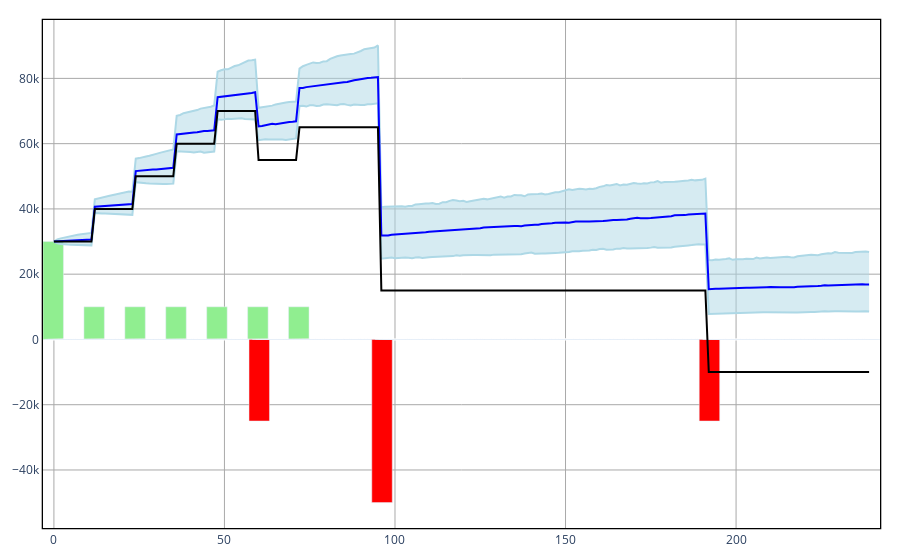

The cell this chart's notebook holds for it:
### Code cell
problem.check_feasibility()
problem.get_feasibility()
ALM.display(problem,bar_width = 6)

### Figure 1 — Plotly figure (JSON) as saved in the notebook; plotly's stock layout.template omitted (floating-point values rounded to 4 significant figures; data arrays with more than 128 entries replaced by an {"elided": "..."} marker saying what was removed)
{"data": [{"line": {"color": "lightblue"}, "mode": "lines", "name": "95% quantile", "type": "scatter", "x": {"elided": "240 int values"}, "y": {"elided": "240 float values"}}, {"fill": "tonexty", "line": {"color": "lightblue"}, "mode": "lines", "name": "5% quantile", "type": "scatter", "x": {"elided": "240 int values"}, "y": {"elided": "240 float values"}}, {"line": {"color": "blue"}, "mode": "lines", "name": "50% quantile", "type": "scatter", "x": {"elided": "240 int values"}, "y": {"elided": "240 float values"}}, {"marker": {"color": "lightgreen"}, "name": "Assets", "type": "bar", "width": 6, "x": {"elided": "240 int values"}, "y": {"elided": "240 int values"}}, {"marker": {"color": "red"}, "name": "Liabilities", "type": "bar", "width": 6, "x": {"elided": "240 int values"}, "y": {"elided": "240 int values"}}, {"line": {"color": "black"}, "mode": "lines", "name": "Assets-Liabilities", "type": "scatter", "x": {"elided": "240 int values"}, "y": {"elided": "240 int values"}}], "layout": {"margin": {"b": 20, "l": 20, "r": 20, "t": 20}, "paper_bgcolor": "white", "plot_bgcolor": "white", "showlegend": false, "xaxis": {"gridcolor": "darkgray", "gridwidth": 1, "linecolor": "black", "linewidth": 1.3, "mirror": true, "showgrid": true, "showline": true}, "yaxis": {"gridcolor": "darkgray", "gridwidth": 1, "linecolor": "black", "linewidth": 1.3, "mirror": true, "showgrid": true, "showline": true}}}
